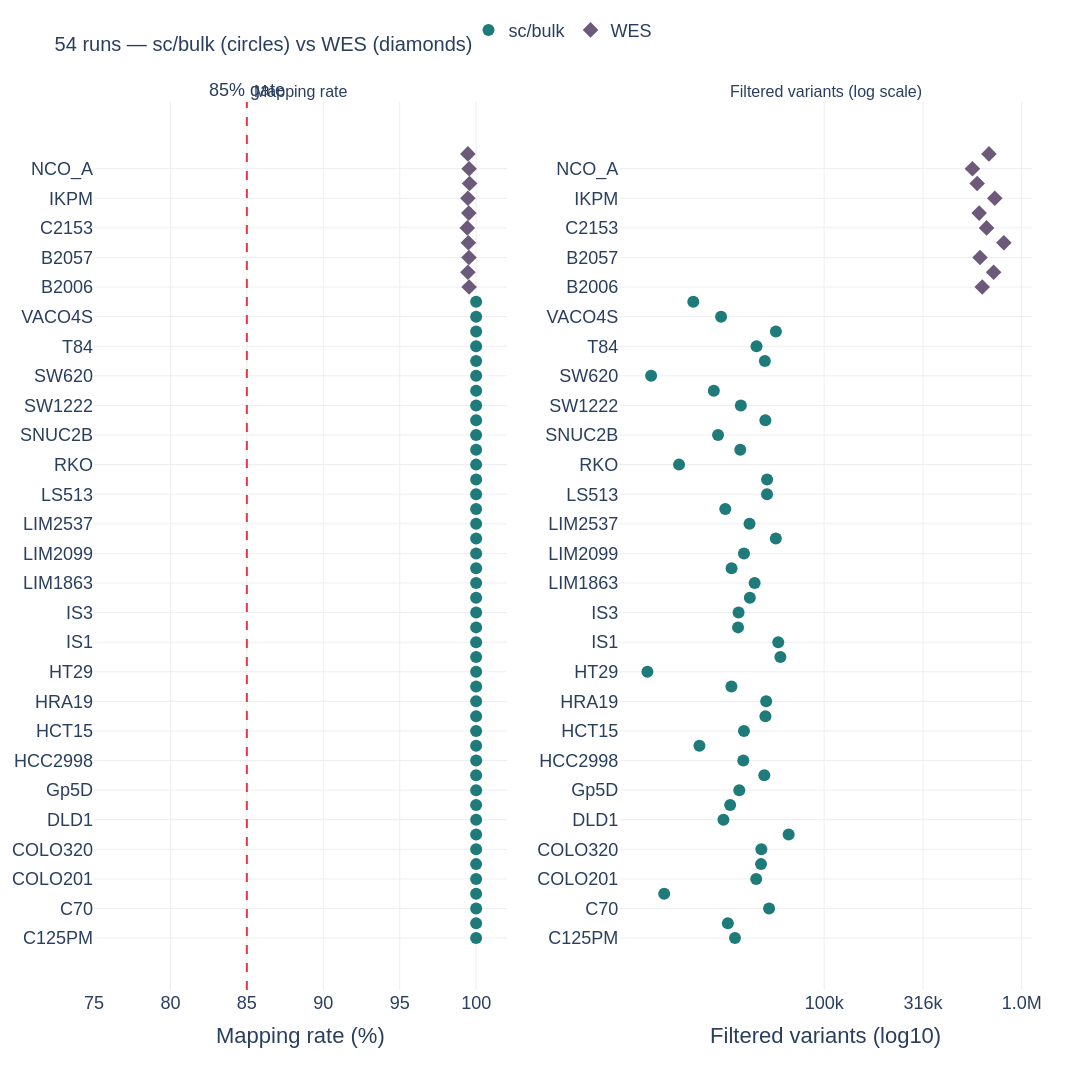

This figure's notebook cell:
### Markdown cell above
## Figure 5 — QC summary (slide 4 / backup)
**Slide message:** All runs pass the 85% mapping-rate threshold; WES runs reach 99%+ due to DNA-seq efficiency.

> **Data-consistency investigation** requested: why did the notebook previously show 52 runs with 8 WES, and why does the WES panel use 95% instead of 85%?

### Code cell
# ── Investigate reported discrepancy ────────────────────────────────────────
print('=== QC discrepancy report ===')
print(f'Current DB: {len(all_runs)} total runs — {len(sc_runs)} sc/bulk, {len(wes_runs)} WES')
print()
print('REPORTED: "52 runs, 8 WES"')
print('EXPLANATION: NCO_wes_v1 and NCO_A_wes_v1 were added on 2026-10-07.')
print('  Before that the DB had 44 sc/bulk + 8 WES = 52 runs.')
print('  Any notebook session loaded before rerunning still shows 52/8.')
print('  → No data inconsistency; just a stale-session artefact.')
print()
print('REPORTED: "WES overview shows 95% threshold, config has 85%"')
print('  config.yaml min_mapping_rate = 85  (pipeline abort — applies to all modes)')
print('  04_wes.ipynb threshold line  = 95  (display reference for DNA-seq only)')
print('  All 10 WES runs map at ≥99.4% so neither threshold is at risk.')
print('  95% is intentionally stricter for the WES QC plot — RNA-seq at 85%+ is')
print('  fine, but WES DNA-seq should consistently exceed 95%. This is a display')
print('  convention, not a pipeline gate. No action needed.')
print()

# ── Figure ──────────────────────────────────────────────────────────────────
fig5 = make_subplots(
    rows=1, cols=2,
    subplot_titles=('Mapping rate', 'Filtered variants (log scale)'),
    horizontal_spacing=0.12,
)

for dtype, sub, color, sym in [
    ('sc/bulk', sc_runs,  C['accent_teal'], 'circle'),
    ('WES',     wes_runs, C['wes'],         'diamond'),
]:
    fig5.add_trace(go.Scatter(
        x=sub['mapping_rate'], y=sub['label'],
        mode='markers',
        marker=dict(size=12, color=color, symbol=sym),
        name=dtype, legendgroup=dtype,
        hovertemplate='%{y}<br>%{x:.2f}%<extra></extra>',
    ), row=1, col=1)
    fig5.add_trace(go.Scatter(
        x=np.log10(sub['total_filt'].clip(lower=1)), y=sub['label'],
        mode='markers',
        marker=dict(size=12, color=color, symbol=sym),
        name=dtype, legendgroup=dtype, showlegend=False,
        hovertemplate='%{y}<br>%{x:.1f} (log10)<extra></extra>',
    ), row=1, col=2)

fig5.add_vline(x=85, line_dash='dash', line_color=C['red'],
               annotation_text='85% gate', annotation_position='top',
               row=1, col=1)
fig5.update_xaxes(title_text='Mapping rate (%)', range=[75, 102], row=1, col=1)
ticks_v = [5, 5.5, 6, 6.5]
fig5.update_xaxes(
    title_text='Filtered variants (log10)',
    tickvals=ticks_v,
    ticktext=[f'{10**v/1e6:.1f}M' if v >= 6 else f'{10**v/1e3:.0f}k' for v in ticks_v],
    row=1, col=2
)
total = len(all_runs)
_style(fig5,
       title=f'{total} runs — sc/bulk (circles) vs WES (diamonds)',
       legend=dict(orientation='h', yanchor='bottom', y=1.06, xanchor='center', x=0.5))
h5 = max(500, 20 * total)
save(fig5, 'fig5_qc_summary', h=h5)

### Figure 1 — Plotly figure (JSON) as saved in the notebook; plotly's stock layout.template omitted (floating-point values rounded to 4 significant figures)
{"data": [{"hovertemplate": "%{y}<br>%{x:.2f}%<extra></extra>", "legendgroup": "sc/bulk", "marker": {"color": "#1F7A7A", "size": 12, "symbol": "circle"}, "mode": "markers", "name": "sc/bulk", "type": "scatter", "x": [100.0, 100.0, 100.0, 100.0, 100.0, 100.0, 100.0, 100.0, 100.0, 100.0, 100.0, 100.0, 100.0, 100.0, 100.0, 100.0, 100.0, 100.0, 100.0, 100.0, 100.0, 100.0, 100.0, 100.0, 100.0, 100.0, 100.0, 100.0, 100.0, 100.0, 100.0, 100.0, 100.0, 100.0, 100.0, 100.0, 100.0, 100.0, 100.0, 100.0, 100.0, 100.0, 100.0, 100.0], "xaxis": "x", "y": ["C125PM", "C135", "C70", "CACO2", "COLO201", "COLO205", "COLO320", "DiFi", "DLD1", "GEO", "Gp5D", "HCA7", "HCC2998", "HCT116", "HCT15", "HCT8", "HRA19", "HT115", "HT29", "HT55", "IS1", "IS2", "IS3", "LIM1215", "LIM1863", "LIM1899", "LIM2099", "LIM2405", "LIM2537", "LIM2551", "LS513", "NCIH747", "RKO", "SNU175", "SNUC2B", "SW1116", "SW1222", "SW480", "SW620", "SW948", "T84", "V9P", "VACO4S", "VACO5"], "yaxis": "y"}, {"hovertemplate": "%{y}<br>%{x:.1f} (log10)<extra></extra>", "legendgroup": "sc/bulk", "marker": {"color": "#1F7A7A", "size": 12, "symbol": "circle"}, "mode": "markers", "name": "sc/bulk", "showlegend": false, "type": "scatter", "x": [4.549, 4.513, 4.721, 4.19, 4.656, 4.68, 4.682, 4.82, 4.49, 4.524, 4.57, 4.697, 4.591, 4.369, 4.594, 4.703, 4.706, 4.531, 4.105, 4.778, 4.768, 4.564, 4.567, 4.624, 4.648, 4.531, 4.594, 4.755, 4.622, 4.499, 4.711, 4.711, 4.265, 4.575, 4.463, 4.702, 4.578, 4.441, 4.124, 4.7, 4.658, 4.756, 4.478, 4.337], "xaxis": "x2", "y": ["C125PM", "C135", "C70", "CACO2", "COLO201", "COLO205", "COLO320", "DiFi", "DLD1", "GEO", "Gp5D", "HCA7", "HCC2998", "HCT116", "HCT15", "HCT8", "HRA19", "HT115", "HT29", "HT55", "IS1", "IS2", "IS3", "LIM1215", "LIM1863", "LIM1899", "LIM2099", "LIM2405", "LIM2537", "LIM2551", "LS513", "NCIH747", "RKO", "SNU175", "SNUC2B", "SW1116", "SW1222", "SW480", "SW620", "SW948", "T84", "V9P", "VACO4S", "VACO5"], "yaxis": "y2"}, {"hovertemplate": "%{y}<br>%{x:.2f}%<extra></extra>", "legendgroup": "WES", "marker": {"color": "#6D597A", "size": 12, "symbol": "diamond"}, "mode": "markers", "name": "WES", "type": "scatter", "x": [99.54, 99.46, 99.53, 99.49, 99.42, 99.52, 99.46, 99.57, 99.54, 99.46], "xaxis": "x", "y": ["B2006", "B2040", "B2057", "C2019", "C2153", "C2159", "IKPM", "IKPT", "NCO_A", "NCO"], "yaxis": "y"}, {"hovertemplate": "%{y}<br>%{x:.1f} (log10)<extra></extra>", "legendgroup": "WES", "marker": {"color": "#6D597A", "size": 12, "symbol": "diamond"}, "mode": "markers", "name": "WES", "showlegend": false, "type": "scatter", "x": [5.8, 5.858, 5.789, 5.91, 5.822, 5.785, 5.864, 5.775, 5.751, 5.834], "xaxis": "x2", "y": ["B2006", "B2040", "B2057", "C2019", "C2153", "C2159", "IKPM", "IKPT", "NCO_A", "NCO"], "yaxis": "y2"}], "layout": {"annotations": [{"font": {"size": 16}, "showarrow": false, "text": "Mapping rate", "x": 0.22, "xanchor": "center", "xref": "paper", "y": 1.0, "yanchor": "bottom", "yref": "paper"}, {"font": {"size": 16}, "showarrow": false, "text": "Filtered variants (log scale)", "x": 0.78, "xanchor": "center", "xref": "paper", "y": 1.0, "yanchor": "bottom", "yref": "paper"}, {"showarrow": false, "text": "85% gate", "x": 85, "xanchor": "center", "xref": "x", "y": 1, "yanchor": "bottom", "yref": "y domain"}], "font": {"family": "Arial, sans-serif", "size": 18}, "height": 1080, "legend": {"orientation": "h", "x": 0.5, "xanchor": "center", "y": 1.06, "yanchor": "bottom"}, "margin": {"b": 90, "l": 90, "r": 60, "t": 80}, "paper_bgcolor": "white", "plot_bgcolor": "white", "shapes": [{"line": {"color": "#E63946", "dash": "dash"}, "type": "line", "x0": 85, "x1": 85, "xref": "x", "y0": 0, "y1": 1, "yref": "y domain"}], "showlegend": true, "title": {"font": {"size": 20}, "text": "54 runs — sc/bulk (circles) vs WES (diamonds)"}, "width": 1600, "xaxis": {"anchor": "y", "domain": [0.0, 0.44], "gridcolor": "#EEEEEE", "gridwidth": 1, "range": [75, 102], "showgrid": true, "title": {"text": "Mapping rate (%)"}, "zeroline": false}, "xaxis2": {"anchor": "y2", "domain": [0.56, 1.0], "gridcolor": "#EEEEEE", "gridwidth": 1, "showgrid": true, "ticktext": ["100k", "316k", "1.0M", "3.2M"], "tickvals": [5, 5.5, 6, 6.5], "title": {"text": "Filtered variants (log10)"}, "zeroline": false}, "yaxis": {"anchor": "x", "domain": [0.0, 1.0], "gridcolor": "#EEEEEE", "gridwidth": 1, "showgrid": true, "zeroline": false}, "yaxis2": {"anchor": "x2", "domain": [0.0, 1.0], "gridcolor": "#EEEEEE", "gridwidth": 1, "showgrid": true, "zeroline": false}}}
